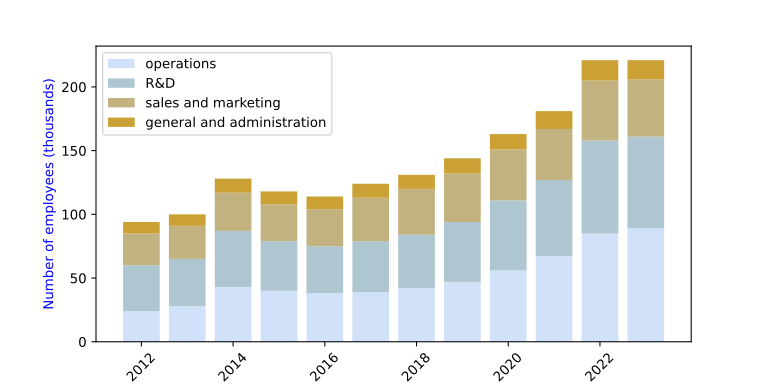

Python code for this plot:
import matplotlib.pyplot as plt 
import pandas as pd 
import os as os
dir_path = os.path.dirname(os.path.realpath(__file__))
file = os.path.join(dir_path, f"data")

df = pd.read_csv(f"{file}.csv")

print(df)

    
categories = ["operations", "R&D", "sales and marketing", "general and administration"]
colors = ["#d0e1f9", "#aec6cf", "#c2b280", "#cba135"]

fig, ax1 = plt.subplots(figsize=(8, 4))

# Initialize stack base
bottom = pd.Series([0] * df.shape[0])

# Plot stacked bars
for cat, color in zip(categories, colors):
    # Divide by six since the values are given per month
    values = df[cat].astype(float).values
    ax1.bar(df["Year"], values, bottom=bottom, label=cat, color=color)
    bottom += values

# Finalize
ax1.set_ylabel("Number of employees (thousands)", color="blue")
ax1.tick_params(axis='x', rotation=45)
ax1.legend()

plt.savefig(f"{file}.svg")